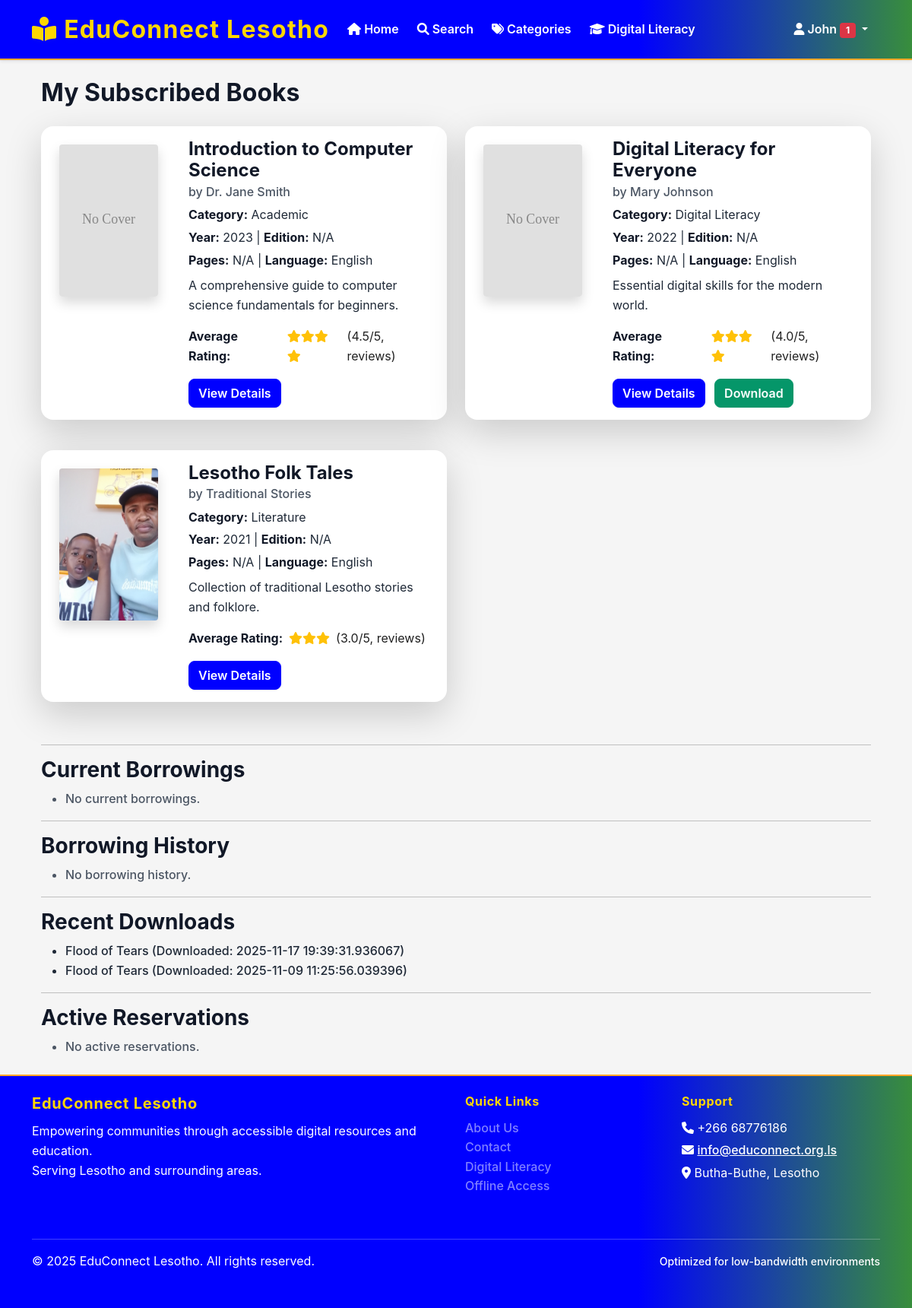
The page /books/my-books (signed in) on the database as committed earlier.
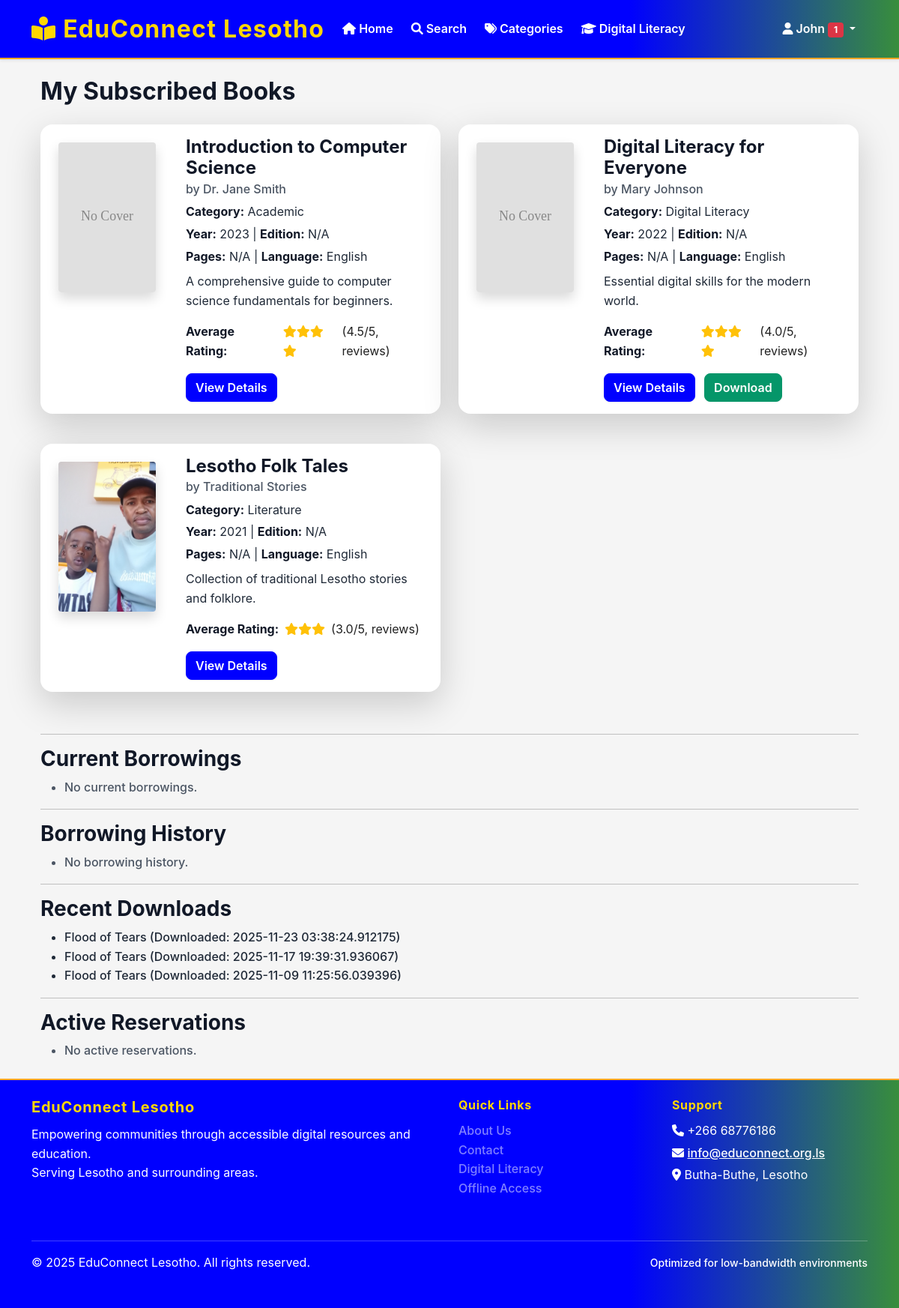
The same page on the database as committed later.
### app/models/user.py (models this page shows, shortened)
class User(UserMixin, db.Model):
    __tablename__ = 'users'
    id = db.Column(db.Integer, primary_key=True)
    username = db.Column(db.String(100), unique=True, nullable=False, index=True)
    email = db.Column(db.String(255), unique=True, nullable=False, index=True)
    password_hash = db.Column(db.String(255), nullable=False)
    first_name = db.Column(db.String(100), nullable=False)
    last_name = db.Column(db.String(100), nullable=False)
    phone_number = db.Column(db.String(20))
    address = db.Column(db.Text)
    district = db.Column(db.String(50), default='Butha-Buthe', index=True)
    profile_image = db.Column(db.String(500))  # Path to profile image
    role_id = db.Column(db.Integer, db.ForeignKey('user_roles.id'), nullable=False)
    is_active = db.Column(db.Boolean, default=True)
    email_verified = db.Column(db.Boolean, default=False)
    created_at = db.Column(db.DateTime, default=datetime.utcnow)
    updated_at = db.Column(db.DateTime, default=datetime.utcnow, onupdate=datetime.utcnow)
    last_login = db.Column(db.DateTime)
    borrowing_transactions = db.relationship('BorrowingTransaction', foreign_keys='BorrowingTransaction.user_id', backref='user', lazy='dynamic')
    digital_downloads = db.relationship('DigitalDownload', backref='user', lazy='dynamic')
    offline_tokens = db.relationship('OfflineToken', backref='user', lazy='dynamic')
    reading_sessions = db.relationship('ReadingSession', backref='user', lazy='dynamic')
    notifications = db.relationship('Notification', backref='user', lazy='dynamic')
    book_reservations = db.relationship('BookReservation', backref='user', lazy='dynamic')
    book_reviews = db.relationship('BookReview', backref='user', lazy='dynamic')
    literacy_progress = db.relationship('LiteracyProgress', backref='user', lazy='dynamic')
    favorites = db.relationship('Book', secondary='user_favorites', backref='favorited_by', lazy='dynamic')
    def is_admin(self):
        return self.role.role_name == 'admin'
    def is_librarian(self):
        return self.role.role_name in ['admin', 'librarian']
    def get_current_borrowings(self):
        from app.models.borrowing import BorrowingTransaction
        return self.borrowing_transactions.filter(
            BorrowingTransaction.status.in_(['borrowed', 'overdue'])
        ).all()
    def get_current_subscription(self):
        from app.models.subscription import UserSubscription
        return UserSubscription.query.filter_by(
            user_id=self.id,
            is_active=True
        ).filter(
            UserSubscription.end_date > datetime.utcnow()
        ).first()

### app/models/book.py (models this page shows, shortened)
class Book(db.Model):
    __tablename__ = 'books'
    id = db.Column(db.Integer, primary_key=True)
    title = db.Column(db.String(500), nullable=False, index=True)
    author = db.Column(db.String(300), nullable=False, index=True)
    isbn = db.Column(db.String(20), unique=True, index=True)
    publisher = db.Column(db.String(200))
    publication_year = db.Column(db.Integer)
    edition = db.Column(db.String(50))
    pages = db.Column(db.Integer)
    language = db.Column(db.String(50), default='English')
    description = db.Column(db.Text)
    category_id = db.Column(db.Integer, db.ForeignKey('categories.id'), nullable=False)
    is_digital = db.Column(db.Boolean, default=False, index=True)
    file_path = db.Column(db.String(500))
    file_size = db.Column(db.BigInteger)  # in bytes
    file_format = db.Column(db.String(20))  # PDF, EPUB, etc.
    cover_image = db.Column(db.String(500))
    total_copies = db.Column(db.Integer, default=1)
    available_copies = db.Column(db.Integer, default=1)
    is_active = db.Column(db.Boolean, default=True)
    is_featured = db.Column(db.Boolean, default=False)
    download_count = db.Column(db.Integer, default=0)
    view_count = db.Column(db.Integer, default=0)
    created_at = db.Column(db.DateTime, default=datetime.utcnow)
    updated_at = db.Column(db.DateTime, default=datetime.utcnow, onupdate=datetime.utcnow)
    created_by = db.Column(db.Integer, db.ForeignKey('users.id'), nullable=False)
    __searchable__ = ['title', 'author', 'description']
    borrowing_transactions = db.relationship('BorrowingTransaction', backref='book', lazy='dynamic')
    digital_downloads = db.relationship('DigitalDownload', backref='book', lazy='dynamic')
    reading_sessions = db.relationship('ReadingSession', backref='book', lazy='dynamic')
    book_reservations = db.relationship('BookReservation', backref='book', lazy='dynamic')
    book_reviews = db.relationship('BookReview', backref='book', lazy='dynamic')
    creator = db.relationship('User', backref='created_books', foreign_keys=[created_by])
    def get_average_rating(self):
        avg_rating = db.session.query(db.func.avg(BookReview.rating)).filter(
            BookReview.book_id == self.id,
            BookReview.is_approved == True
        ).scalar()
        return round(avg_rating, 1) if avg_rating else 0.0
    @property
    def average_rating(self):
        return self.get_average_rating()

class Category(db.Model):
    __tablename__ = 'categories'
    id = db.Column(db.Integer, primary_key=True)
    name = db.Column(db.String(100), unique=True, nullable=False)
    description = db.Column(db.Text)
    parent_id = db.Column(db.Integer, db.ForeignKey('categories.id'))
    is_active = db.Column(db.Boolean, default=True)
    created_at = db.Column(db.DateTime, default=datetime.utcnow)
    books = db.relationship('Book', backref='category', lazy='dynamic')
    children = db.relationship('Category', backref=db.backref('parent', remote_side=[id]))

### app/models/offline.py (models this page shows, shortened)
class DigitalDownload(db.Model):
    __tablename__ = 'digital_downloads'
    id = db.Column(db.Integer, primary_key=True)
    user_id = db.Column(db.Integer, db.ForeignKey('users.id'), nullable=False)
    book_id = db.Column(db.Integer, db.ForeignKey('books.id'), nullable=False)
    download_date = db.Column(db.DateTime, default=datetime.utcnow)
    ip_address = db.Column(db.String(45))  # IPv6 compatible
    user_agent = db.Column(db.Text)
    file_size = db.Column(db.BigInteger)
    download_complete = db.Column(db.Boolean, default=True)
    offline_access_granted = db.Column(db.Boolean, default=False)
    offline_expiry_date = db.Column(db.Date)

### app/routes/books.py (the view)
@books_bp.route('/my-books')
@login_required
def my_books():
    current_borrowings = current_user.get_current_borrowings()
    page = request.args.get('page', 1, type=int)
    per_page = current_app.config.get('TRANSACTIONS_PER_PAGE', 25)
    borrowing_history = current_user.borrowing_transactions.order_by(
        db.desc(BorrowingTransaction.borrowed_date)
    ).paginate(
        page=page, per_page=per_page, error_out=False
    )
    recent_downloads = current_user.digital_downloads.order_by(
        db.desc(DigitalDownload.download_date)
    ).limit(10).all()
    active_reservations = current_user.book_reservations.filter_by(
        status='active'
    ).order_by(BookReservation.reserved_date).all()
    current_subscription = current_user.get_current_subscription()
    subscribed_books = []
    if current_subscription and not current_subscription.is_expired:
        plan = current_subscription.plan
        subscribed_books = Book.query.filter(Book.is_active==True).limit(plan.max_books).all()
    books_by_category = {}
    for book in subscribed_books:
        cat_name = book.category.name if book.category else 'Uncategorized'
        books_by_category[cat_name] = books_by_category.get(cat_name, 0) + 1
    return render_template('books/my_books.html',
                         subscribed_books=subscribed_books,
                         current_borrowings=current_borrowings,
                         borrowing_history=borrowing_history,
                         recent_downloads=recent_downloads,
                         active_reservations=active_reservations,
                         books_by_category=books_by_category)

### app/templates/books/my_books.html (shortened to what this page needs)
{% extends 'base.html' %}
{% block content %}
<div class="container mt-4">
  <h2 class="mb-4">My Subscribed Books</h2>
  <div class="row">
    {% for book in subscribed_books %}
    <div class="col-md-6 mb-4">
      <div class="card shadow-lg">
        <div class="row g-0">
          <div class="col-md-4 text-center p-4">
            {% if book.cover_image %}
              <img src="{{ url_for('static', filename='uploads/covers/' + book.cover_image) }}" class="w-100 shadow rounded" alt="Book Cover" style="border-radius:16px; max-width:100%; height:200px; object-fit:cover;">
            {% else %}
              <img src="{{ url_for('static', filename='images/default_cover.svg') }}" class="w-100 shadow rounded" alt="Default Cover" style="border-radius:16px; max-width:100%; height:200px; object-fit:cover;">
            {% endif %}
          </div>
          <div class="col-md-8">
            <div class="card-body">
              <h4 class="card-title">{{ book.title }}</h4>
              <h6 class="card-subtitle mb-2 text-muted">by {{ book.author }}</h6>
              <p class="mb-1"><strong>Category:</strong> {{ book.category.name if book.category else 'N/A' }}</p>
              <p class="mb-1"><strong>Year:</strong> {{ book.publication_year or 'N/A' }} | <strong>Edition:</strong> {{ book.edition or 'N/A' }}</p>
              <p class="mb-1"><strong>Pages:</strong> {{ book.pages or 'N/A' }} | <strong>Language:</strong> {{ book.language }}</p>
              <p class="mt-2">{{ book.description }}</p>
              <div class="d-flex align-items-center mb-2">
                <span class="me-2"><strong>Average Rating:</strong></span>
                <span class="text-warning">{% for i in range(1, 6) %}<i class="fa fa-star{% if i > book.average_rating %}-o{% endif %}"></i>{% endfor %}</span>
                <span class="ms-2">({{ book.average_rating }}/5, {{ book.review_count }} reviews)</span>
              </div>
              <div class="mt-3">
                <a href="{{ url_for('main.book_detail', book_id=book.id) }}" class="btn btn-primary me-2">View Details</a>
                {% if book.is_digital %}
                  <a href="{{ url_for('books.download_book', book_id=book.id) }}" class="btn btn-success">Download</a>
                {% endif %}
              </div>
            </div>
          </div>
        </div>
      </div>
    </div>
    {% endfor %}
  </div>
  <hr>
  <h3>Current Borrowings</h3>
  <ul>
    {% for borrowing in current_borrowings %}
      <li>{{ borrowing.book.title }} (Due: {{ borrowing.due_date }})</li>
    {% else %}
      <li class="text-muted">No current borrowings.</li>
    {% endfor %}
  </ul>
  <hr>
  <h3>Borrowing History</h3>
  <ul>
    {% for transaction in borrowing_history.items %}
      <li>{{ transaction.book.title }} (Returned: {{ transaction.returned_date or 'Not returned' }})</li>
    {% else %}
      <li class="text-muted">No borrowing history.</li>
    {% endfor %}
  </ul>
  <hr>
  <h3>Recent Downloads</h3>
  <ul>
    {% for download in recent_downloads %}
      <li>{{ download.book.title }} (Downloaded: {{ download.download_date }})</li>
    {% else %}
      <li class="text-muted">No recent downloads.</li>
    {% endfor %}
  </ul>
  <hr>
  <h3>Active Reservations</h3>
  <ul>
    {% for reservation in active_reservations %}
      <li>{{ reservation.book.title }} (Reserved: {{ reservation.reserved_date }})</li>
    {% else %}
      <li class="text-muted">No active reservations.</li>
    {% endfor %}
  </ul>
</div>
{% endblock %}

### app/templates/base.html (shortened to what this page needs)
<!DOCTYPE html>
<html lang="en">
<head>
    <link href="https://cdn.jsdelivr.net/npm/bootstrap@5.1.3/dist/css/bootstrap.min.css" rel="stylesheet">
    <link href="https://cdnjs.cloudflare.com/ajax/libs/font-awesome/6.0.0/css/all.min.css" rel="stylesheet">
    <link href="{{ url_for('static', filename='css/style.css') }}" rel="stylesheet">
</head>
<body>
    <nav class="navbar navbar-expand-lg navbar-light bg-white shadow-sm">
        <div class="container">
            <a class="navbar-brand" href="{{ url_for('main.index') }}" style="color: #FFD700 !important; font-weight: bold; font-size: 2rem;">
                <i class="fas fa-book-reader"></i>
                EduConnect Lesotho
            </a>
            <div class="collapse navbar-collapse justify-content-center" id="navbarNav">
                <ul class="navbar-nav">
                    {% if current_user.is_authenticated %}
                        <li class="nav-item">
                            <a class="nav-link" href="{{ url_for('main.index') }}">
                                <i class="fas fa-home"></i> Home
                            </a>
                        </li>
                        <li class="nav-item">
                            <a class="nav-link" href="{{ url_for('main.search') }}">
                                <i class="fas fa-search"></i> Search
                            </a>
                        </li>
                        <li class="nav-item">
                            <a class="nav-link" href="{{ url_for('main.categories') }}">
                                <i class="fas fa-tags"></i> Categories
                            </a>
                        </li>
                        <li class="nav-item">
                            <a class="nav-link" href="{{ url_for('main.digital_literacy') }}">
                                <i class="fas fa-graduation-cap"></i> Digital Literacy
                            </a>
                        </li>
                    {% endif %}
                </ul>
                <ul class="navbar-nav ms-auto">
                    {% if current_user.is_authenticated %}
                        <li class="nav-item dropdown">
                            <a class="nav-link dropdown-toggle" href="#" id="userDropdown" role="button" data-bs-toggle="dropdown">
                                <i class="fas fa-user"></i>
                                {{ current_user.first_name }}
                                {% if unread_notifications > 0 %}
                                    <span class="badge bg-danger">{{ unread_notifications }}</span>
                                {% endif %}
                            </a>
                        </li>
                    {% endif %}
                </ul>
            </div>
        </div>
    </nav>
    <main class="container my-4">
        {% block content %}{% endblock %}
    </main>
    <footer class="footer py-4">
        <div class="container">
            <div class="row">
                <div class="col-md-6">
                    <h5>EduConnect Lesotho</h5>
                    <p class="mb-0">Empowering communities through accessible digital resources and education.</p>
                    <p class="mb-0">Serving Lesotho and surrounding areas.</p>
                </div>
                <div class="col-md-3">
                    <h6>Quick Links</h6>
                    <ul class="list-unstyled">
                        <li><a href="{{ url_for('main.about') }}" class="text-white-50">About Us</a></li>
                        <li><a href="{{ url_for('main.contact') }}" class="text-white-50">Contact</a></li>
                        <li><a href="{{ url_for('main.digital_literacy') }}" class="text-white-50">Digital Literacy</a></li>
                        <li><a href="{{ url_for('main.offline_access') }}" class="text-white-50">Offline Access</a></li>
                    </ul>
                </div>
                <div class="col-md-3">
                    <h6>Support</h6>
                    <p class="mb-1"><i class="fas fa-phone"></i> +266 68776186</p>
                    <p class="mb-1"><i class="fas fa-envelope"></i> <a href="mailto:info@educonnect-lesotho.ls" style="color: #fff; text-decoration: underline;">info@educonnect.org.ls</a></p>
                    <p class="mb-0"><i class="fas fa-map-marker-alt"></i> Butha-Buthe, Lesotho</p>
                </div>
            </div>
            <hr class="my-3">
            <div class="row align-items-center">
                <div class="col-md-6">
                    <p class="mb-0">&copy; 2025 EduConnect Lesotho. All rights reserved.</p>
                </div>
                <div class="col-md-6 text-end">
                    <small>Optimized for low-bandwidth environments</small>
                </div>
            </div>
        </div>
    </footer>
</body>
</html>

Rows that differ between the two databases and show on the page:
added DigitalDownload: book "Flood of Tears", download_date "2025-11-23 03:38:24.912175"
